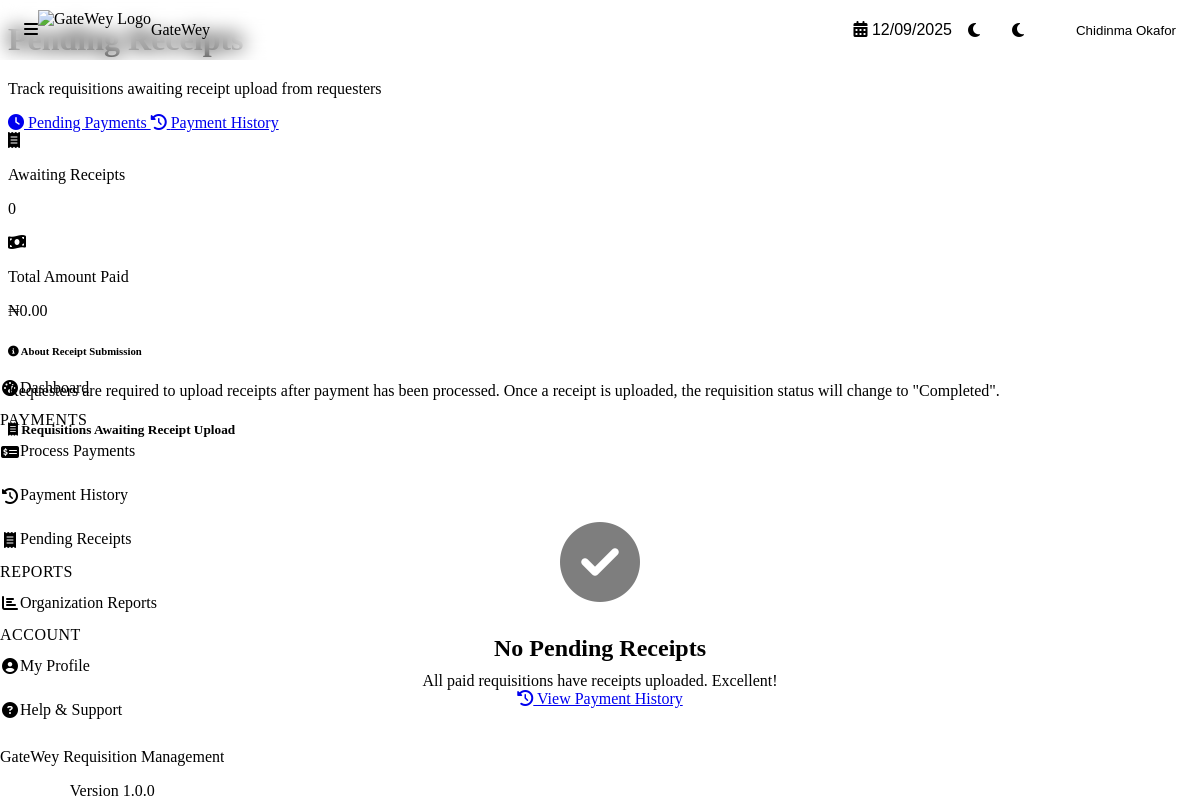
Before: /finance/pending-receipts.php (signed in) with the older database file.
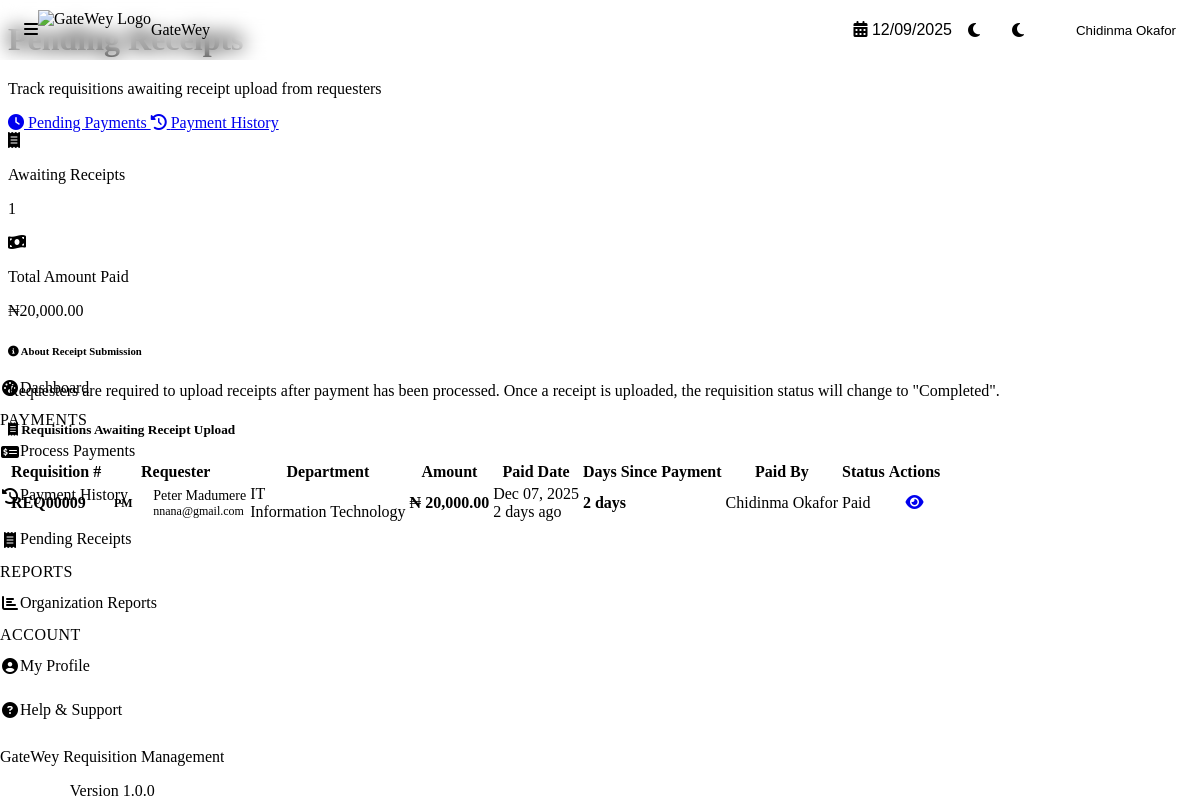
After: the same page with the newer database file.
### tables this page shows
CREATE TABLE `requisitions` (
  `id` int NOT NULL,
  `requisition_number` varchar(50) NOT NULL,
  `user_id` int NOT NULL,
  `department_id` int NOT NULL,
  `purpose` text NOT NULL,
  `description` text COMMENT 'Additional information or notes about the requisition',
  `total_amount` decimal(15,2) NOT NULL,
  `status` enum('draft','pending_line_manager','pending_md','pending_finance_manager','approved_for_payment','paid','completed','rejected','cancelled') NOT NULL DEFAULT 'draft',
  `current_approver_id` int DEFAULT NULL,
  `rejection_reason` text,
  `rejected_by_id` int DEFAULT NULL,
  `rejected_at` timestamp NULL DEFAULT NULL,
  `payment_date` timestamp NULL DEFAULT NULL,
  `payment_method` varchar(50) DEFAULT NULL,
  `payment_reference` varchar(100) DEFAULT NULL,
  `payment_notes` text,
  `receipt_uploaded` tinyint(1) DEFAULT '0',
  `receipt_uploaded_at` timestamp NULL DEFAULT NULL,
  `is_draft` tinyint(1) DEFAULT '0',
  `created_at` timestamp NOT NULL DEFAULT CURRENT_TIMESTAMP,
  `updated_at` timestamp NOT NULL DEFAULT CURRENT_TIMESTAMP ON UPDATE CURRENT_TIMESTAMP,
  `submitted_at` timestamp NULL DEFAULT NULL,
  `paid_by` int DEFAULT NULL,
  `receipt_file_path` varchar(500) DEFAULT NULL,
  `receipt_file_name` varchar(255) DEFAULT NULL,
  `receipt_notes` text
);

CREATE TABLE `users` (
  `id` int NOT NULL,
  `role_id` int NOT NULL,
  `department_id` int DEFAULT NULL,
  `first_name` varchar(50) NOT NULL,
  `last_name` varchar(50) NOT NULL,
  `email` varchar(100) NOT NULL,
  `password_hash` varchar(255) NOT NULL,
  `phone` varchar(20) DEFAULT NULL,
  `is_active` tinyint(1) DEFAULT '1',
  `last_login` timestamp NULL DEFAULT NULL,
  `created_at` timestamp NOT NULL DEFAULT CURRENT_TIMESTAMP,
  `updated_at` timestamp NOT NULL DEFAULT CURRENT_TIMESTAMP ON UPDATE CURRENT_TIMESTAMP
);

CREATE TABLE `departments` (
  `id` int NOT NULL,
  `department_name` varchar(100) NOT NULL,
  `department_code` varchar(20) NOT NULL,
  `description` text,
  `budget` decimal(15,2) DEFAULT '0.00',
  `is_active` tinyint(1) DEFAULT '1',
  `created_at` timestamp NOT NULL DEFAULT CURRENT_TIMESTAMP,
  `updated_at` timestamp NOT NULL DEFAULT CURRENT_TIMESTAMP ON UPDATE CURRENT_TIMESTAMP
);

### config/config.php (called while the page is built, shortened)
<?php
require_once CONFIG_PATH . '/database.php';
require_once CONFIG_PATH . '/constants.php';
spl_autoload_register(function($class) {
    $file = CLASSES_PATH . '/' . $class . '.php';
});

### config/database.php (called while the page is built, shortened)
<?php
class Database {
    private static $instance = null;
    private $connection = null;
    private function __construct() {
        try {
            $dsn = DB_DSN;
            $options = [
                PDO::ATTR_ERRMODE            => PDO::ERRMODE_EXCEPTION,
                PDO::ATTR_DEFAULT_FETCH_MODE => PDO::FETCH_ASSOC,
                PDO::ATTR_EMULATE_PREPARES   => false,
                PDO::ATTR_PERSISTENT         => DB_PERSISTENT,
                PDO::MYSQL_ATTR_INIT_COMMAND => "SET NAMES " . DB_CHARSET
            ];
            $this->connection = new PDO($dsn, DB_USER, DB_PASS, $options);
        } catch (PDOException $e) {
            error_log("Database Connection Error: " . $e->getMessage());
            if (defined('APP_ENV') && APP_ENV === 'development' && APP_DEBUG) {
                die("Database Connection Failed: " . $e->getMessage());
            } else {
                die("A database error occurred. Please contact the administrator.");
            }
        }
    }
    public static function getInstance() {
        if (self::$instance === null) {
            self::$instance = new self();
        }
        return self::$instance;
    }
    public function execute($sql, $params = []) {
        try {
            $stmt = $this->connection->prepare($sql);
            $stmt->execute($params);
            return $stmt;
        } catch (PDOException $e) {
            error_log("Query Execution Error: " . $e->getMessage() . " | SQL: " . $sql);
            throw $e;
        }
    }
    public function fetchAll($sql, $params = []) {
        $stmt = $this->execute($sql, $params);
        return $stmt->fetchAll();
    }
}

### classes/Payment.php (called while the page is built, shortened)
<?php
class Payment {
    private $db;
    public function __construct() {
        $this->db = Database::getInstance();
    }
    public function getPendingReceipts($allRequisitions = false) {
        try {
            $sql = "SELECT r.*,
                           u.first_name as requester_first_name,
                           u.last_name as requester_last_name,
                           u.email as requester_email,
                           d.department_name,
                           d.department_code,
                           payer.first_name as paid_by_first_name,
                           payer.last_name as paid_by_last_name
                    FROM requisitions r
                    JOIN users u ON r.user_id = u.id
                    LEFT JOIN departments d ON r.department_id = d.id
                    LEFT JOIN users payer ON r.paid_by = payer.id
                    WHERE r.status = ?";
            $params = [STATUS_PAID];
            $sql .= " ORDER BY r.payment_date ASC";
            return $this->db->fetchAll($sql, $params);
        } catch (Exception $e) {
            error_log("Get pending receipts error: " . $e->getMessage());
            return [];
        }
    }
}

### finance/pending-receipts.php (the view, shortened to what the changed rows need)
<?php
require_once __DIR__ . '/../config/config.php';
$payment = new Payment();
$pendingReceipts = $payment->getPendingReceipts(true);
?>
<?php include __DIR__ . '/../includes/header.php'; ?>
<div class="content-header">
    <div class="d-flex justify-content-between align-items-center mb-4">
        <div>
            <h1 class="content-title">Pending Receipts</h1>
        </div>
    </div>
</div>
<div class="stats-grid">
    <div class="stat-card">
        <div class="stat-content">
            <p class="stat-label">Awaiting Receipts</p>
            <p class="stat-value"><?php echo count($pendingReceipts); ?></p>
        </div>
    </div>
    <div class="stat-card">
        <div class="stat-content">
            <p class="stat-label">Total Amount Paid</p>
            <p class="stat-value">₦<?php
    $totalAmount = array_sum(array_column($pendingReceipts, 'total_amount'));
    echo number_format((float)$totalAmount, 2);
    ?>
</p>
        </div>
    </div>
</div>
<div class="card mt-4">
    <div class="card-body">
        <?php if (empty($pendingReceipts)): ?>
            <div class="empty-state">
                <div class="empty-state-icon">
                    <i class="fas fa-check-circle"></i>
                </div>
                <h3 class="empty-state-title">No Pending Receipts</h3>
                <p class="empty-state-text">All paid requisitions have receipts uploaded. Excellent!</p>
                <a href="payment-history.php" class="btn btn-primary mt-3">
                    <i class="fas fa-history"></i> View Payment History
                </a>
            </div>
        <?php else: ?>
            <div class="table-responsive">
                <table class="table">
                    <thead>
                        <tr>
                            <th>Requisition #</th>
                            <th>Requester</th>
                            <th>Department</th>
                            <th>Amount</th>
                            <th>Paid Date</th>
                            <th>Days Since Payment</th>
                            <th>Paid By</th>
                            <th>Status</th>
                            <th class="text-center">Actions</th>
                        </tr>
                    </thead>
                    <tbody>
                        <?php foreach ($pendingReceipts as $req): ?>
                            <?php
                            $paidDate = new DateTime($req['payment_date']);
                            $now = new DateTime();
                            $daysSince = $now->diff($paidDate)->days;
                            $urgencyClass = '';
                            ?>
                            <tr>
                                <td>
                                    <strong class="text-primary">
                                        <?php echo htmlspecialchars($req['requisition_number']); ?>
                                    </strong>
                                </td>
                                <td>
                                    <div class="user-info">
                                        <div class="user-avatar-sm">
                                            <?php
                                            $initials = strtoupper(
                                                substr($req['requester_first_name'], 0, 1) .
                                                substr($req['requester_last_name'], 0, 1)
                                            );
                                            echo $initials;
                                            ?>
                                        </div>
                                        <div>
                                            <div class="user-name">
                                                <?php echo htmlspecialchars($req['requester_first_name'] . ' ' . $req['requester_last_name']); ?>
                                            </div>
                                            <div class="user-email">
                                                <?php echo htmlspecialchars($req['requester_email']); ?>
                                            </div>
                                        </div>
                                    </div>
                                </td>
                                <td>
                                    <?php if ($req['department_name']): ?>
                                        <span class="badge badge-outline-secondary">
                                            <?php echo htmlspecialchars($req['department_code']); ?>
                                        </span>
                                        <div class="text-muted small">
                                            <?php echo htmlspecialchars($req['department_name']); ?>
                                        </div>
                                    <?php else: ?>
                                        <span class="text-muted">N/A</span>
                                    <?php endif; ?>
                                </td>
                                <td>
                                    <strong class="text-success">₦
                                        <?php echo number_format((float)$req['total_amount'], 2); ?>
                                    </strong>
                                </td>
                                <td>
                                    <div><?php echo format_date($req['payment_date']); ?></div>
                                    <div class="text-muted small">
                                        <?php echo get_relative_time($req['payment_date']); ?>
                                    </div>
                                </td>
                                <td>
                                    <strong class="<?php echo $urgencyClass; ?>">
                                        <?php echo $daysSince; ?> days
                                    </strong>
                                </td>
                                <td>
                                    <div class="text-muted small">
                                        <?php echo htmlspecialchars($req['paid_by_first_name'] . ' ' . $req['paid_by_last_name']); ?>
                                    </div>
                                </td>
                                <td>
                                    <?php echo get_status_badge($req['status']); ?>
                                </td>
                                <td class="text-center">
                                    <div class="table-actions">
                                        <a href="../requisitions/view.php?id=<?php echo $req['id']; ?>"
                                           class="btn btn-sm btn-ghost"
                                           title="View Details">
                                            <i class="fas fa-eye"></i>
                                        </a>
                                    </div>
                                </td>
                            </tr>
                        <?php endforeach; ?>
                    </tbody>
                </table>
            </div>
        <?php endif; ?>
    </div>
</div>
<?php include __DIR__ . '/../includes/footer.php'; ?>

### config/constants.php (shortened to what the changed rows need)
<?php
function get_status_name($status) {
    $statuses = STATUS_NAMES;
    return $statuses[$status] ?? ucfirst(str_replace('_', ' ', $status));
}
function get_status_color($status) {
    $colors = STATUS_COLORS;
    return $colors[$status] ?? 'secondary';
}
function format_date($date, $format = DISPLAY_DATE_FORMAT) {
    try {
        $dateTime = new DateTime($date);
        return $dateTime->format($format);
    } catch (Exception $e) {
        return 'Invalid Date';
    }
}
function get_relative_time($datetime) {
    try {
        $time = strtotime($datetime);
        $diff = time() - $time;
        if ($diff < 60) {
            return 'just now';
        } elseif ($diff < 3600) {
            $mins = floor($diff / 60);
            return $mins . ' minute' . ($mins > 1 ? 's' : '') . ' ago';
        } elseif ($diff < 86400) {
            $hours = floor($diff / 3600);
            return $hours . ' hour' . ($hours > 1 ? 's' : '') . ' ago';
        } elseif ($diff < 604800) {
            $days = floor($diff / 86400);
            return $days . ' day' . ($days > 1 ? 's' : '') . ' ago';
        } elseif ($diff < 2592000) {
            $weeks = floor($diff / 604800);
            return $weeks . ' week' . ($weeks > 1 ? 's' : '') . ' ago';
        } else {
            return format_date($datetime);
        }
    } catch (Exception $e) {
        return 'Unknown';
    }
}
function get_status_badge($status) {
    $name = get_status_name($status);
    $color = get_status_color($status);
    return '<span class="badge badge-' . $color . '">' . htmlspecialchars($name) . '</span>';
}

Changed rows visible on the page:
added requisitions: requisition_number "REQ00009", user.last_name "PM", user.last_name "Peter Madumere", user.email "nnana@gmail.com", department.department_code "IT", department.department_name "Information Technology", total_amount "20,000.00", payment_date "Dec 07, 2025", payment_date "2 days ago", paid_by.last_name "Chidinma Okafor", status "Paid"
Other visible differences:
count($pendingReceipts): "0" → "1"
$totalAmount: "0.00" → "20,000.00"
text no longer shown: "No Pending Receipts All paid requisitions have receipts uploaded. Excellent! View Payment History"
text now shown: "Requisition # Requester Department Amount Paid Date Days Since Payment Paid By Status Actions"
